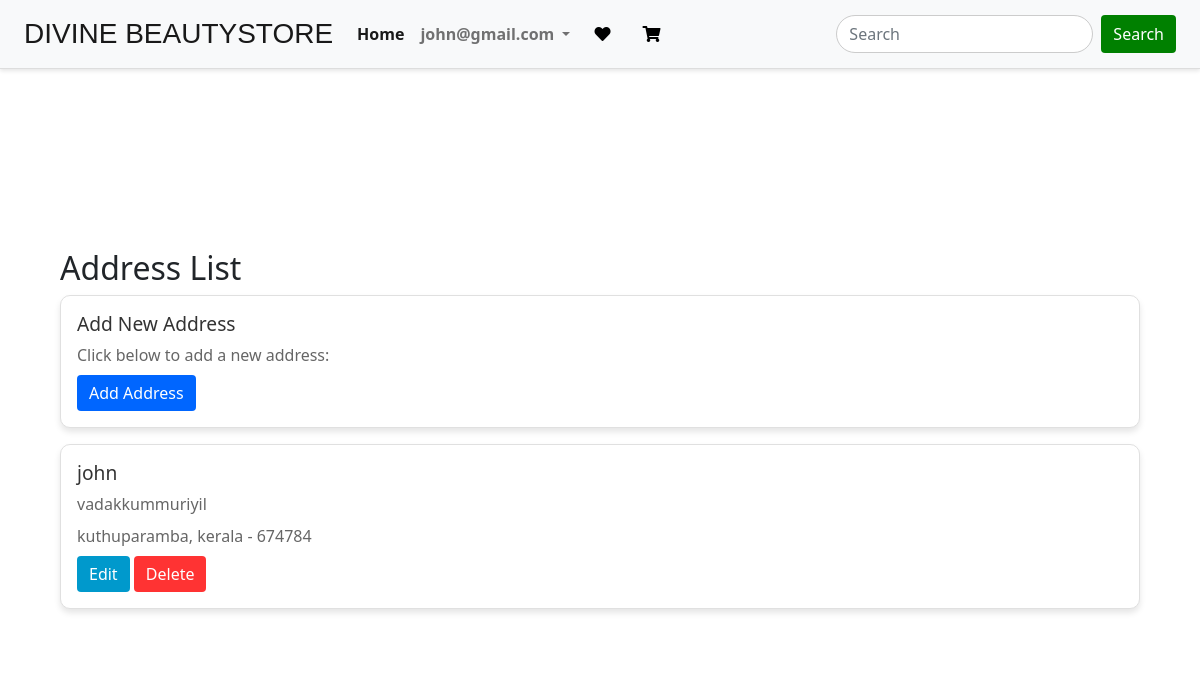
The app's page /address/ (signed in) with its own data.
### beautystore_app/models.py (models this page shows, shortened)
class Address(models.Model):
    recepient_name = models.CharField(max_length=100, null=True)
    recepient_contact = models.CharField(max_length=20, null=True)
    address_line1 = models.CharField(max_length=255)
    address_line2 = models.CharField(max_length=255, blank=True, null=True)
    city = models.CharField(max_length=100)
    state = models.CharField(max_length=100)
    postal_code = models.CharField(max_length=20)
    customer = models.ForeignKey('Customer', on_delete=models.CASCADE, null=True, blank=True)

### beautystore_app/views.py (the view)
# urls.py: path('address/', views.address_list, name='address_list'),
@login_required
def address_list(request):
    addresses = Address.objects.filter(customer=request.user.customer)
    return render(request, 'address_list.html', {'addresses': addresses})

### templates/address_list.html (shortened to what this page needs)
{% extends "theme.html" %}
{% block content %}
<div class="container">
    <h2>Address List</h2>
    <div class="card mb-3">
        <div class="card-body">
            <h5 class="card-title">Add New Address</h5>
            <p class="card-text">Click below to add a new address:</p>
            <a href="{% url 'address_create' %}" class="btn btn-primary">Add Address</a>
        </div>
    </div>
    {% if request.user.customer.address_set.all %}
        {% for address in request.user.customer.address_set.all %}
            <div class="card mb-3">
                <div class="card-body">
                    <h5 class="card-title">{{ address.recepient_name }}</h5>
                    <p class="card-text">{{ address.address_line1 }}</p>
                    <p class="card-text">{{ address.city }}, {{ address.state }} - {{ address.postal_code }}</p>
                    <a href="{% url 'address_edit' address.id %}" class="btn btn-info">Edit</a>
                    <a href="{% url 'address_delete' address.id %}" class="btn btn-danger">Delete</a>
                </div>
            </div>
        {% endfor %}
    {% else %}
        <p>No addresses found.</p>
    {% endif %}
</div>
{% endblock %}

### templates/theme.html (shortened to what this page needs)
<!DOCTYPE html>
{% load static %}
<html lang="en">
<head>
    <link href="https://cdn.jsdelivr.net/npm/bootstrap@5.3.2/dist/css/bootstrap.min.css" rel="stylesheet">
    <link href="https://cdn.jsdelivr.net/npm/bootstrap@5.0.2/dist/css/bootstrap.min.css" rel="stylesheet">
    <link rel="stylesheet" href="https://cdnjs.cloudflare.com/ajax/libs/font-awesome/5.15.4/css/all.min.css">
</head>
<body>
    <nav class="navbar navbar-expand-lg navbar-light bg-light">
        <div class="container-fluid">
            <a class="navbar-brand" href="#">DIVINE BEAUTYSTORE</a>
            <div class="collapse navbar-collapse" id="navbarTogglerDemo03">
                <ul class="navbar-nav me-auto mb-2 mb-lg-0">
                    <li class="nav-item">
                        <a class="nav-link active" aria-current="page" href="#">Home</a>
                    </li>
                    {% if user.is_authenticated %}
    <a class="nav-link dropdown-toggle" href="#" id="navbarDropdown" role="button" data-bs-toggle="dropdown" aria-expanded="false">
        {{ user.username }}
    </a>
{% else %}
    <a class="nav-link dropdown-toggle" href="#" id="navbarDropdown" role="button" data-bs-toggle="dropdown" aria-expanded="false">
        My Account
    </a>
{% endif %}
                    <li class="nav-item mx-2">
                        <a href="{% url 'wishlist' %}" class="nav-link text-black">
                            <i class="fas fa-heart"></i>
                        </a>
                    </li>
                    <li class="nav-item mx-2">
                        <a href="{% url 'cart' %}" class="nav-link text-black">
                            <i class="fas fa-shopping-cart"></i>
                        </a>
                    </li>
                </ul>
                <form class="d-flex" action="{% url 'product_search' %}">
                    <input class="form-control me-2" type="search" placeholder="Search" aria-label="Search" name="q">
                    <button class="btn btn-outline-success" type="submit">Search</button>
                </form>
            </div>
        </div>
    </nav>
    {% block content %}
    {% endblock %}
</body>
</html>

### templates/theme.html (style rules this page uses)
.navbar { background-color: #fff; border-bottom: 1px solid #ddd; box-shadow: 0 2px 4px rgba(0, 0, 0, 0.1); }
.navbar-brand { font-family: 'Arial', sans-serif; font-size: 28px; color: #333; }
.nav-link { font-weight: bold; color: #555; }
.form-control { border-color: #ccc; border-radius: 20px; }
.btn-outline-success { background-color: #28a745; color: #fff; border-color: #28a745; }

### templates/address_list.html (style rules this page uses)
.container { padding: 30px; margin-top: 150px; background-color: #fff; }
.btn { background-color: green; color: white; border: none; transition: background-color 0.3s ease; }
.card { border: 1px solid #e0e0e0; border-radius: 10px; box-shadow: 0 4px 6px rgba(0, 0, 0, 0.1); transition: box-shadow 0.3s ease; }
.card-title { font-size: 1.2rem; color: #333; margin-bottom: 0.5rem; }
.card-text { color: #666; margin-bottom: 0.5rem; }
.btn-primary { background-color: #0066ff; }
.btn-info { background-color: #0099cc; }
.btn-danger { background-color: #ff3333; }

### records on screen
Address: recepient_name "john", address_line1 "vadakkummuriyil", city "kuthuparamba", state "kerala", postal_code "674784"

### other values on screen
{{ user.username }} "john@gmail.com"
